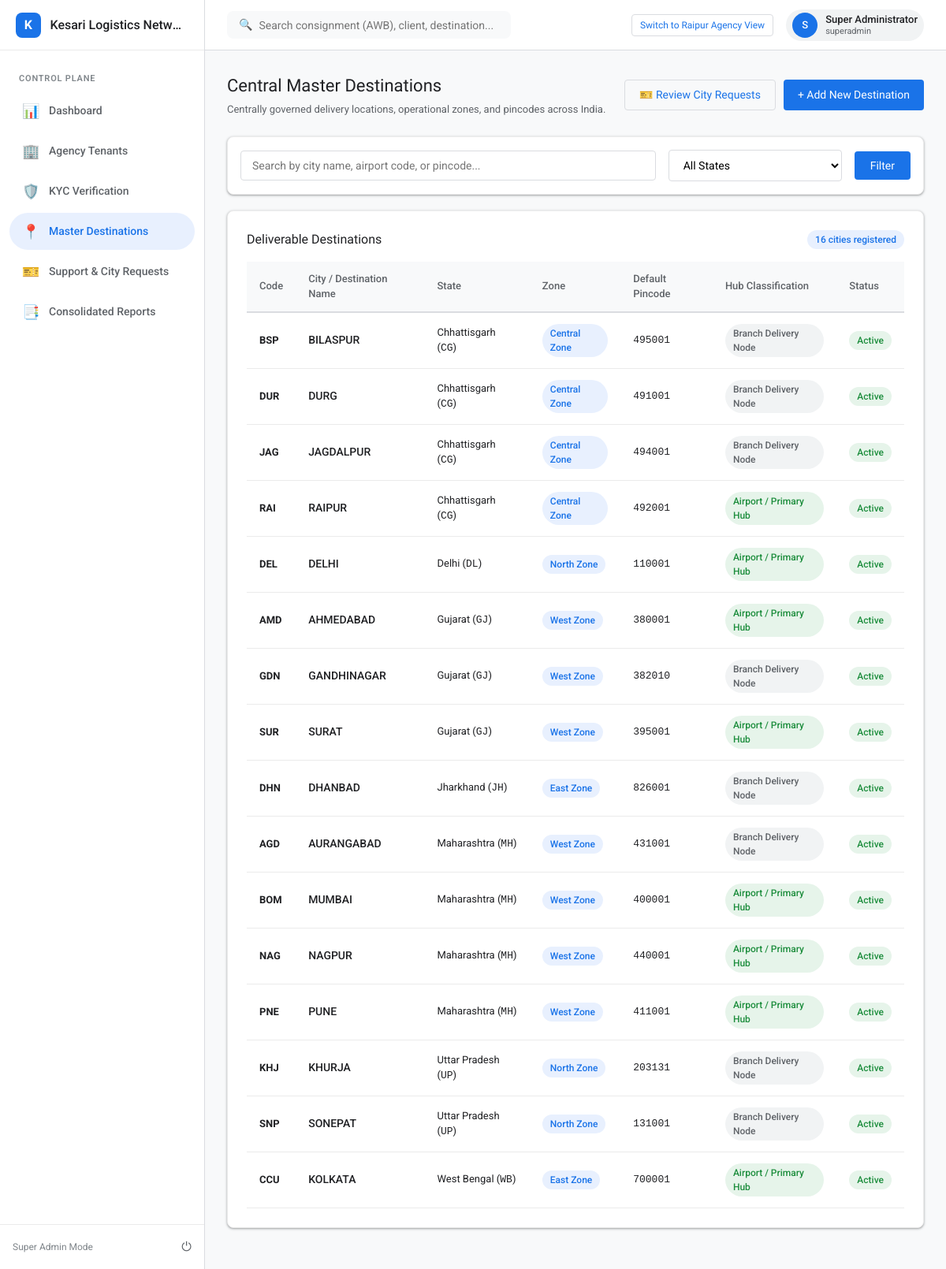
The app's page /admin/destinations (signed in) with its own data.
### tables this page shows
CREATE TABLE destinations (
    id INTEGER PRIMARY KEY AUTOINCREMENT,
    code VARCHAR(30) UNIQUE NOT NULL,
    name VARCHAR(120) NOT NULL,
    state_id INTEGER NOT NULL,
    pincode VARCHAR(10) NULL,
    is_hub INTEGER DEFAULT 0,
    is_active INTEGER DEFAULT 1,
    created_at DATETIME DEFAULT CURRENT_TIMESTAMP,
    FOREIGN KEY (state_id) REFERENCES states(id)
);

CREATE TABLE states (
    id INTEGER PRIMARY KEY AUTOINCREMENT,
    code VARCHAR(10) UNIQUE NOT NULL,
    name VARCHAR(100) NOT NULL,
    zone_id INTEGER NOT NULL,
    gst_code VARCHAR(10) NULL,
    created_at DATETIME DEFAULT CURRENT_TIMESTAMP,
    FOREIGN KEY (zone_id) REFERENCES operational_zones(id)
);

CREATE TABLE operational_zones (
    id INTEGER PRIMARY KEY AUTOINCREMENT,
    code VARCHAR(30) UNIQUE NOT NULL,
    name VARCHAR(100) NOT NULL,
    description TEXT NULL,
    created_at DATETIME DEFAULT CURRENT_TIMESTAMP
);

### src/Views/admin/destinations/index.php (the view, shortened to what the rows shown need)
<div class="page-header">
    <div>
        <h1 class="page-title">Central Master Destinations</h1>
    </div>
</div>
<div class="g-card">
    <div style="display:flex; justify-content:space-between; align-items:center; margin-bottom:16px;">
        <h2 style="font-size:16px;">Deliverable Destinations</h2>
    </div>
    <div class="table-responsive">
        <table class="g-table">
            <thead>
                <tr>
                    <th>Code</th>
                    <th>City / Destination Name</th>
                    <th>State</th>
                    <th>Zone</th>
                    <th>Default Pincode</th>
                    <th>Hub Classification</th>
                    <th>Status</th>
                </tr>
            </thead>
            <tbody>
                <?php foreach ($destinations as $d): ?>
                    <tr>
                        <td><strong><?= htmlspecialchars($d['code']) ?></strong></td>
                        <td style="font-weight:500; font-size:14px;">
                            <?= htmlspecialchars($d['name']) ?>
                        </td>
                        <td><?= htmlspecialchars($d['state_name']) ?> (<code><?= htmlspecialchars($d['state_code']) ?></code>)</td>
                        <td><span class="g-chip chip-info"><?= htmlspecialchars($d['zone_name']) ?></span></td>
                        <td><code><?= htmlspecialchars($d['pincode'] ?: '—') ?></code></td>
                        <td>
                            <?php if ($d['is_hub']): ?>
                                <span class="g-chip chip-success">Airport / Primary Hub</span>
                            <?php else: ?>
                                <span class="g-chip" style="background:#f1f3f4; color:#5f6368;">Branch Delivery Node</span>
                            <?php endif; ?>
                        </td>
                        <td><span class="g-chip chip-success">Active</span></td>
                    </tr>
                <?php endforeach; ?>
            </tbody>
        </table>
    </div>
</div>
<?php
require ROOT_PATH . '/src/Views/layout.php';
?>

### records on screen
destinations: code "BSP", name "BILASPUR", state.name "Chhattisgarh", state.code "CG", operational_zones.name "Central Zone", pincode "495001", is_hub "Branch Delivery Node"
destinations: code "DUR", name "DURG", state.name "Chhattisgarh", state.code "CG", operational_zones.name "Central Zone", pincode "491001", is_hub "Branch Delivery Node"
destinations: code "JAG", name "JAGDALPUR", state.name "Chhattisgarh", state.code "CG", operational_zones.name "Central Zone", pincode "494001", is_hub "Branch Delivery Node"
destinations: code "RAI", name "RAIPUR", state.name "Chhattisgarh", state.code "CG", operational_zones.name "Central Zone", pincode "492001", is_hub "Airport / Primary Hub"
destinations: code "DEL", name "DELHI", state.name "Delhi", state.code "DL", operational_zones.name "North Zone", pincode "110001", is_hub "Airport / Primary Hub"
destinations: code "AMD", name "AHMEDABAD", state.name "Gujarat", state.code "GJ", operational_zones.name "West Zone", pincode "380001", is_hub "Airport / Primary Hub"
destinations: code "GDN", name "GANDHINAGAR", state.name "Gujarat", state.code "GJ", operational_zones.name "West Zone", pincode "382010", is_hub "Branch Delivery Node"
destinations: code "SUR", name "SURAT", state.name "Gujarat", state.code "GJ", operational_zones.name "West Zone", pincode "395001", is_hub "Airport / Primary Hub"
destinations: code "DHN", name "DHANBAD", state.name "Jharkhand", state.code "JH", operational_zones.name "East Zone", pincode "826001", is_hub "Branch Delivery Node"
destinations: code "AGD", name "AURANGABAD", state.name "Maharashtra", state.code "MH", operational_zones.name "West Zone", pincode "431001", is_hub "Branch Delivery Node"
destinations: code "BOM", name "MUMBAI", state.name "Maharashtra", state.code "MH", operational_zones.name "West Zone", pincode "400001", is_hub "Airport / Primary Hub"
destinations: code "NAG", name "NAGPUR", state.name "Maharashtra", state.code "MH", operational_zones.name "West Zone", pincode "440001", is_hub "Airport / Primary Hub"
destinations: code "PNE", name "PUNE", state.name "Maharashtra", state.code "MH", operational_zones.name "West Zone", pincode "411001", is_hub "Airport / Primary Hub"
destinations: code "KHJ", name "KHURJA", state.name "Uttar Pradesh", state.code "UP", operational_zones.name "North Zone", pincode "203131", is_hub "Branch Delivery Node"
destinations: code "SNP", name "SONEPAT", state.name "Uttar Pradesh", state.code "UP", operational_zones.name "North Zone", pincode "131001", is_hub "Branch Delivery Node"
destinations: code "CCU", name "KOLKATA", state.name "West Bengal", state.code "WB", operational_zones.name "East Zone", pincode "700001", is_hub "Airport / Primary Hub"

### other values on screen
$brandName "Kesari Logistics Netwo…"
substr($currentUser['name'] ?? 'U', 0, 1) "S"
$currentUser['name'] "Super Administrator"
$currentUser['role'] "superadmin"
count($destinations) "16"
